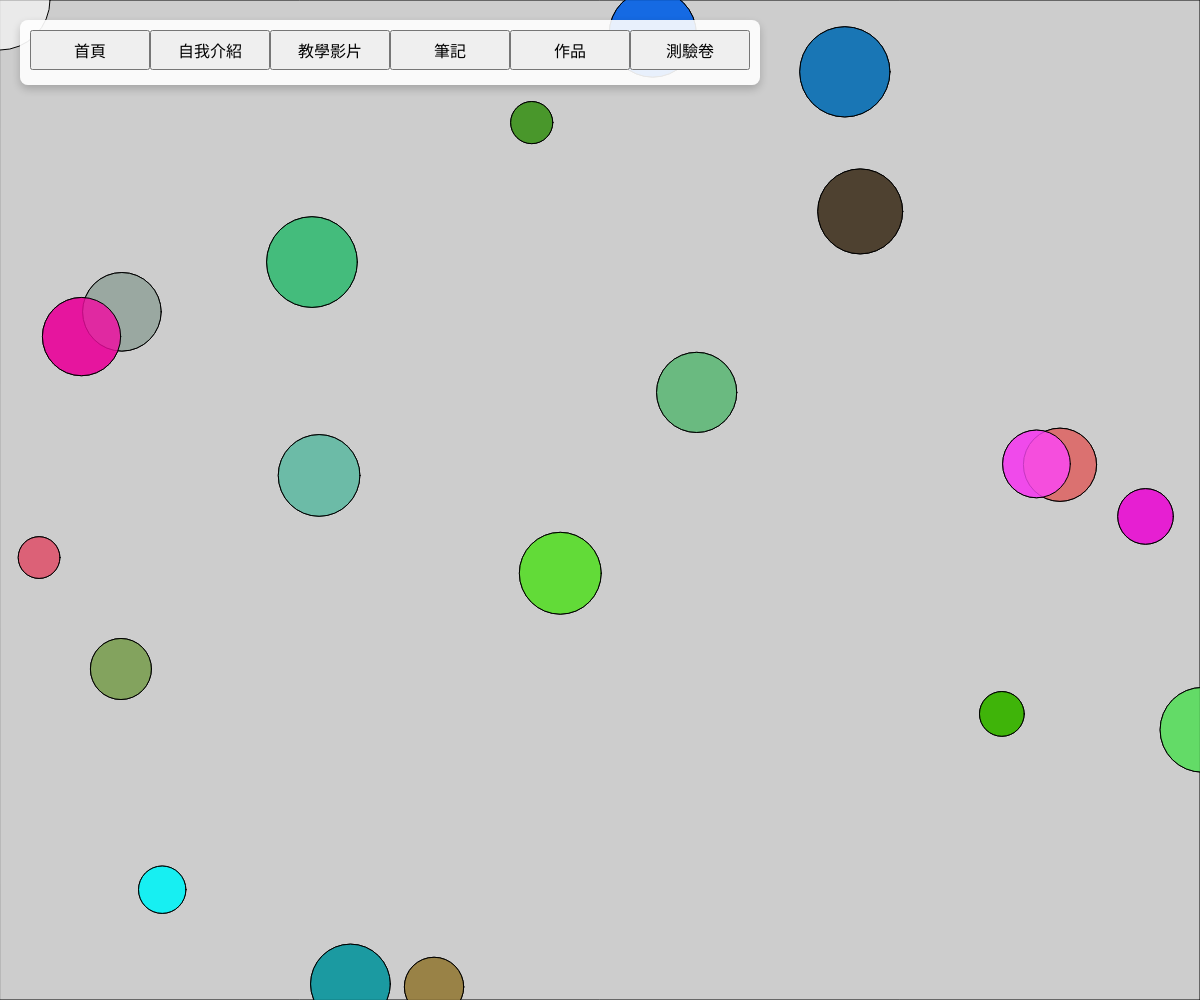
Frame 1 (no input)
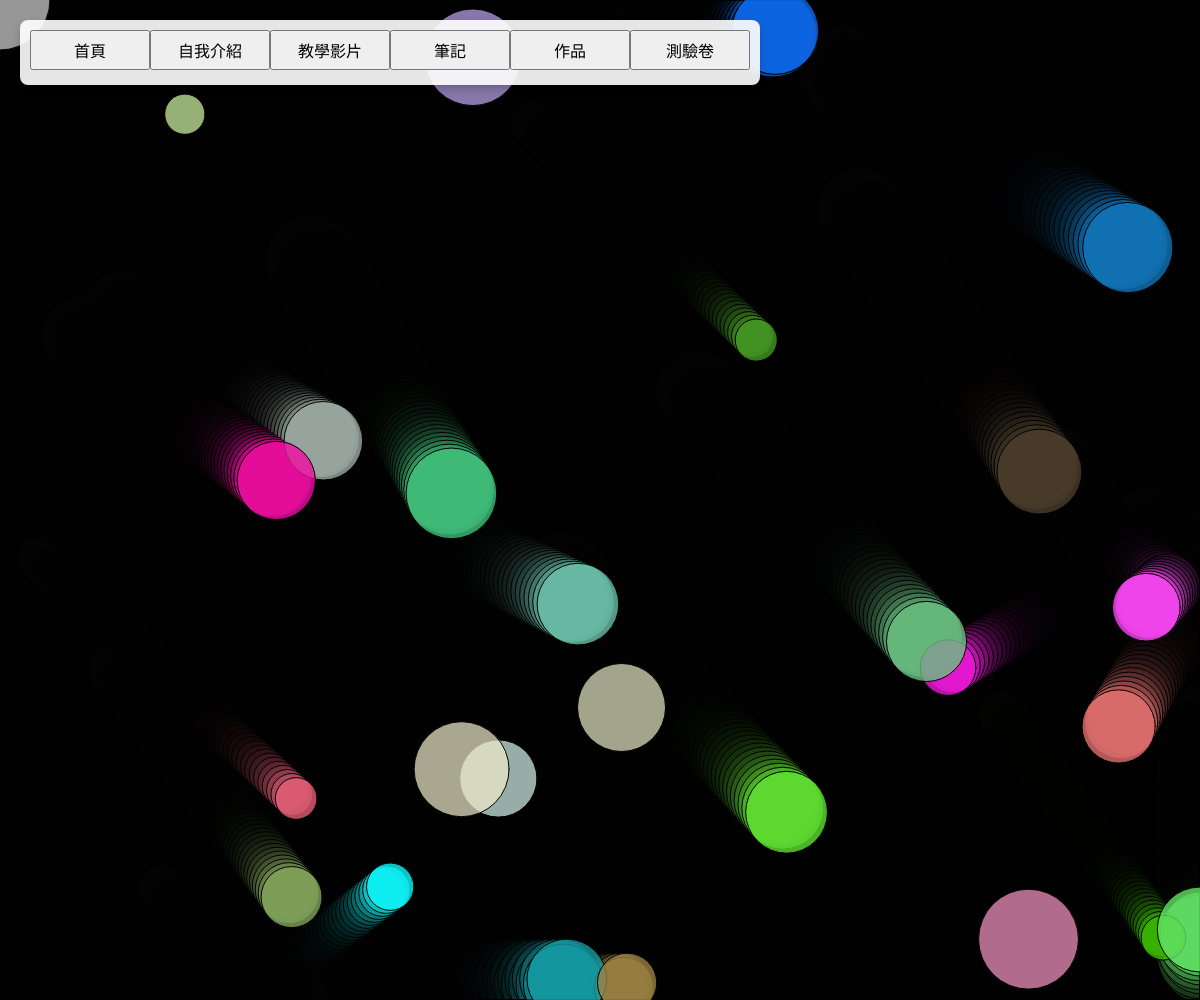
Frame 60 (no input)
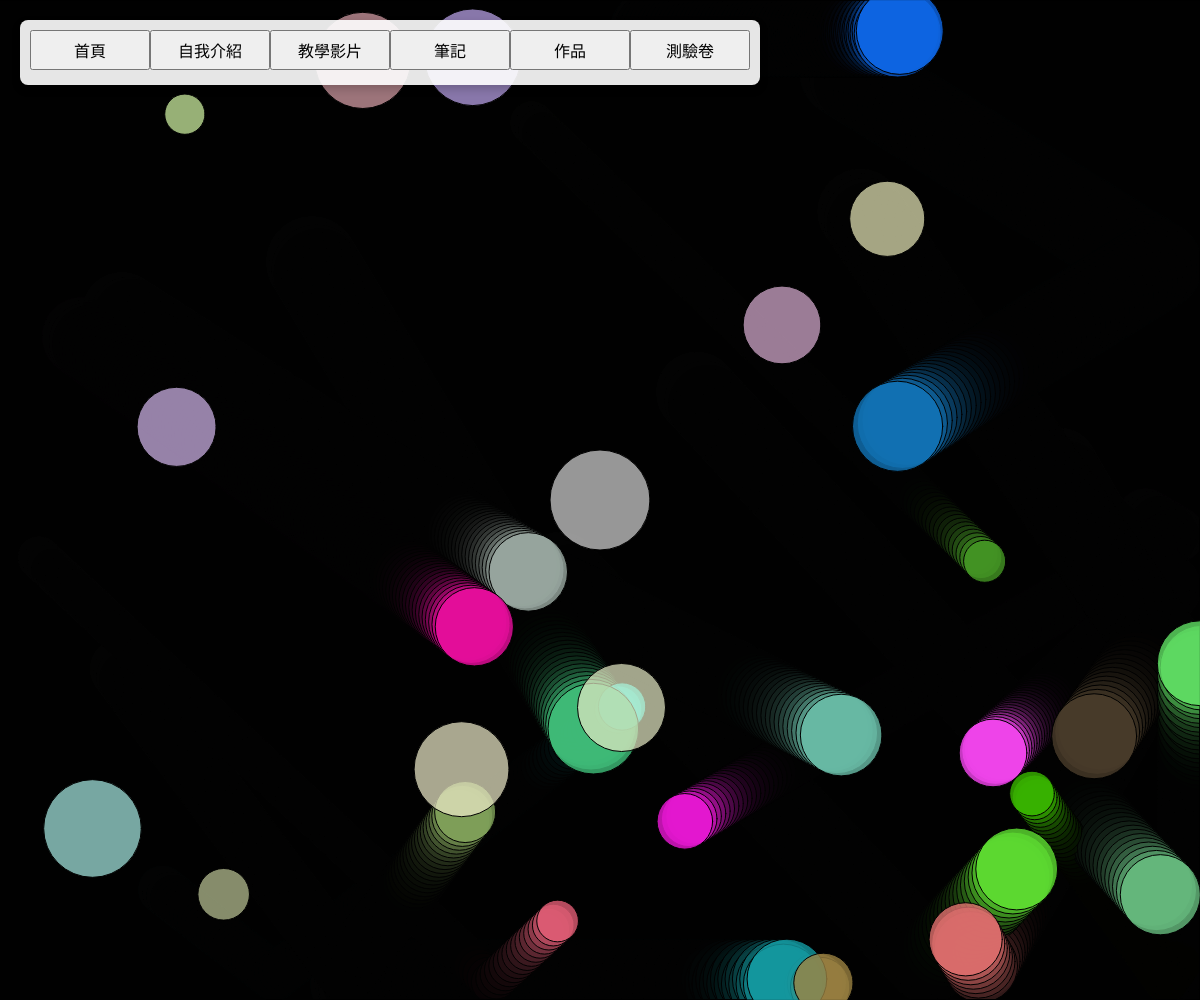
Frame 120 (the mouse pressed at the canvas centre since frame 60)

The p5.js sketch that drew these frames (run headless with seeded random() and noise() and a simulated clock; from frame 60 on, the mouse is pressed at the canvas centre):

// p5.js sketch
// ── sketch.js
let menu;
let subMenu; // 子選單容器
let balls = []; // 多個彈跳球物件
let trailLayer; // 拖尾圖層
let floatingBalls = []; // 浮現球的效果

function setup() {
  createCanvas(windowWidth, windowHeight);

  // 初始化拖尾圖層
  trailLayer = createGraphics(windowWidth, windowHeight);
  trailLayer.clear(); // 確保拖尾圖層是透明的

  // 初始化多個彈跳球
  for (let i = 0; i < 20; i++) {
    balls.push(new Ball(random(width), random(height), random(20, 50), random(2, 5), random(2, 5)));
  }

  // 建立選單按鈕
  createMenu();
}

function draw() {
  // 清除畫布，保持透明背景
  clear();

  // 更新拖尾圖層（逐漸淡出）
  trailLayer.fill(0, 0, 0, 50); // 使用透明黑色覆蓋，製造淡出效果
  trailLayer.rect(0, 0, width, height);

  // 更新並顯示所有彈跳球
  for (let ball of balls) {
    ball.update();
    ball.display();

    // 繪製拖尾到拖尾圖層
    trailLayer.fill(ball.color);
    trailLayer.ellipse(ball.x, ball.y, ball.r * 2);

    // 檢查滑鼠是否在球上
    if (dist(mouseX, mouseY, ball.x, ball.y) < ball.r) {
      ball.accelerate(2); // 當滑鼠在球上時，球加速 2 秒
    }
  }

  // 顯示拖尾圖層
  image(trailLayer, 0, 0);

  // 滑鼠互動效果：隨滑鼠移動產生光暈
  fill(255, 255, 255, 150); // 提高光暈透明度
  ellipse(mouseX, mouseY, 100, 100); // 放大光暈尺寸

  // 更新並顯示浮現球效果
  updateFloatingBalls();
}

function updateFloatingBalls() {
  // 新增一個浮現球
  if (frameCount % 10 === 0) { // 每 10 幀新增一個浮現球
    floatingBalls.push({
      x: random(width),
      y: random(height),
      r: random(20, 50),
      color: color(random(150, 255), random(150, 255), random(150, 255), 180) // 半透明顏色
    });

    // 如果浮現球超過 10 個，刪除最舊的一個
    if (floatingBalls.length > 10) {
      floatingBalls.shift();
    }
  }

  // 繪製所有浮現球
  for (let fb of floatingBalls) {
    fill(fb.color);
    ellipse(fb.x, fb.y, fb.r * 2);
  }
}

function createMenu() {
  // 建立選單容器
  menu = createDiv();
  menu.id('menu');
  menu.style('position', 'absolute');
  menu.style('top', '20px');
  menu.style('left', '20px');
  menu.style('background', 'rgba(255, 255, 255, 0.9)'); // 更高透明度的背景
  menu.style('padding', '10px');
  menu.style('border-radius', '8px');
  menu.style('box-shadow', '0 4px 8px rgba(0, 0, 0, 0.2)');
  menu.style('z-index', '10'); // 確保選單在最上層

  // 新增首頁按鈕
  let homeButton = createButton('首頁').parent(menu);
  homeButton.style('width', '120px'); // 設定按鈕寬度
  homeButton.style('height', '40px'); // 設定按鈕高度
  homeButton.style('margin-bottom', '5px'); // 增加按鈕間距
  homeButton.style('font-size', '16px'); // 調整字體大小
  homeButton.mousePressed(() => alert('回到首頁！')); // 回到首頁的功能

  // 新增自我介紹按鈕
  let introButton = createButton('自我介紹').parent(menu);
  introButton.style('width', '120px');
  introButton.style('height', '40px');
  introButton.style('margin-bottom', '5px');
  introButton.style('font-size', '16px');
  introButton.mousePressed(() => alert('這是自我介紹的內容！'));

  // 新增教學影片按鈕
  let videoButton = createButton('教學影片').parent(menu);
  videoButton.style('width', '120px');
  videoButton.style('height', '40px');
  videoButton.style('margin-bottom', '5px');
  videoButton.style('font-size', '16px');
  videoButton.mousePressed(() => alert('這是教學影片的內容！'));

  // 新增筆記按鈕
  let notesButton = createButton('筆記').parent(menu);
  notesButton.style('width', '120px');
  notesButton.style('height', '40px');
  notesButton.style('margin-bottom', '5px');
  notesButton.style('font-size', '16px');
  notesButton.mousePressed(() => alert('這是筆記的內容！'));

  // 建立子選單容器（預設隱藏）
  subMenu = createDiv();
  subMenu.id('subMenu');
  subMenu.style('position', 'absolute');
  subMenu.style('top', '0px'); // 子選單初始位置
  subMenu.style('left', '0px'); // 與父容器對齊
  subMenu.style('background', 'rgba(255, 255, 255, 0.9)');
  subMenu.style('padding', '5px');
  subMenu.style('border-radius', '8px');
  subMenu.style('box-shadow', '0 4px 8px rgba(0, 0, 0, 0.2)');
  subMenu.style('display', 'none'); // 預設隱藏
  subMenu.style('z-index', '11'); // 確保子選單在選單上方

  // 子選單按鈕
  let button1 = createButton('淡江大學').parent(subMenu);
  button1.style('width', '120px'); // 放大按鈕寬度
  button1.style('margin-bottom', '5px'); // 增加按鈕間距
  button1.mousePressed(() => alert('這是淡江大學的內容！'));

  let button2 = createButton('作品集').parent(subMenu);
  button2.style('width', '120px'); // 放大按鈕寬度
  button2.mousePressed(() => alert('這是作品集的內容！'));

  // 將子選單綁定到「作品」按鈕
  let portfolioButton = createButton('作品').parent(menu);
  portfolioButton.style('width', '120px'); // 與「自我介紹」按鈕寬度一致
  portfolioButton.style('height', '40px'); // 與「自我介紹」按鈕高度一致
  portfolioButton.style('margin-bottom', '5px'); // 增加按鈕間距
  portfolioButton.style('font-size', '16px'); // 調整字體大小

  // 顯示子選單
  portfolioButton.mouseOver(() => {
    subMenu.style('display', 'block');
    subMenu.style('top', `${portfolioButton.elt.offsetTop + portfolioButton.elt.offsetHeight}px`); // 將子選單顯示在按鈕下方
    subMenu.style('left', `${portfolioButton.elt.offsetLeft}px`); // 將子選單與按鈕對齊
  });

  // 隱藏子選單
  portfolioButton.mouseOut(() => {
    setTimeout(() => {
      if (!subMenu.matches(':hover')) {
        subMenu.style('display', 'none');
      }
    }, 200); // 延遲隱藏，避免滑鼠快速移動導致子選單消失
  });

  // 子選單保持顯示
  subMenu.mouseOver(() => subMenu.style('display', 'block'));
  subMenu.mouseOut(() => subMenu.style('display', 'none'));

  // 新增測驗卷按鈕
  let quizButton = createButton('測驗卷').parent(menu);
  quizButton.style('width', '120px'); // 與其他按鈕寬度一致
  quizButton.style('height', '40px'); // 與其他按鈕高度一致
  quizButton.style('margin-bottom', '5px'); // 增加按鈕間距
  quizButton.style('font-size', '16px'); // 調整字體大小
  quizButton.mousePressed(() => {
    // 嵌入 iframe
    let iframeContainer = createDiv();
    iframeContainer.style('position', 'fixed'); // 使用 fixed 讓 iframe 固定在視窗中
    iframeContainer.style('top', '50%'); // 設置 iframe 的位置為視窗中間
    iframeContainer.style('left', '50%');
    iframeContainer.style('transform', 'translate(-50%, -50%)'); // 將容器中心對齊
    iframeContainer.style('width', '80%'); // 設置寬度為視窗的 80%
    iframeContainer.style('height', '80%'); // 設置高度為視窗的 80%
    iframeContainer.style('background', 'white');
    iframeContainer.style('border', '1px solid #ccc');
    iframeContainer.style('box-shadow', '0 4px 8px rgba(0, 0, 0, 0.2)');
    iframeContainer.style('z-index', '20'); // 確保 iframe 在最上層

    let iframe = createElement('iframe');
    iframe.attribute('src', 'https://hudson0811.github.io/20250310/');
    iframe.attribute('width', '100%');
    iframe.attribute('height', '100%');
    iframe.attribute('frameborder', '0');
    iframe.parent(iframeContainer);

    // 新增關閉按鈕
    let closeButton = createButton('關閉').parent(iframeContainer);
    closeButton.style('position', 'absolute');
    closeButton.style('top', '10px');
    closeButton.style('right', '10px');
    closeButton.style('padding', '10px 20px');
    closeButton.style('background', '#f44336');
    closeButton.style('color', 'white');
    closeButton.style('border', 'none');
    closeButton.style('border-radius', '5px');
    closeButton.style('cursor', 'pointer');
    closeButton.style('z-index', '21');
    closeButton.mousePressed(() => iframeContainer.remove());
  });
}

// 彈跳球類別
class Ball {
  constructor(x, y, r, dx, dy) {
    this.x = x;
    this.y = y;
    this.r = r;
    this.dx = dx;
    this.dy = dy;
    this.color = color(random(255), random(255), random(255), 200); // 隨機顏色
    this.accelerationTimer = 0; // 加速計時器
  }

  update() {
    // 如果加速計時器大於 0，則加速
    if (this.accelerationTimer > 0) {
      this.accelerationTimer--;
    } else {
      this.dx = constrain(this.dx, -5, 5); // 恢復到原始速度範圍
      this.dy = constrain(this.dy, -5, 5);
    }

    this.x += this.dx;
    this.y += this.dy;

    // 碰撞邊界反彈
    if (this.x - this.r < 0 || this.x + this.r > width) {
      this.dx *= -1;
    }
    if (this.y - this.r < 0 || this.y + this.r > height) {
      this.dy *= -1;
    }
  }

  display() {
    // 繪製球
    fill(this.color);
    ellipse(this.x, this.y, this.r * 2);
  }

  accelerate(seconds) {
    this.dx *= 1.5; // 加速
    this.dy *= 1.5;
    this.accelerationTimer = frameRate() * seconds; // 設置加速持續時間
  }
}
